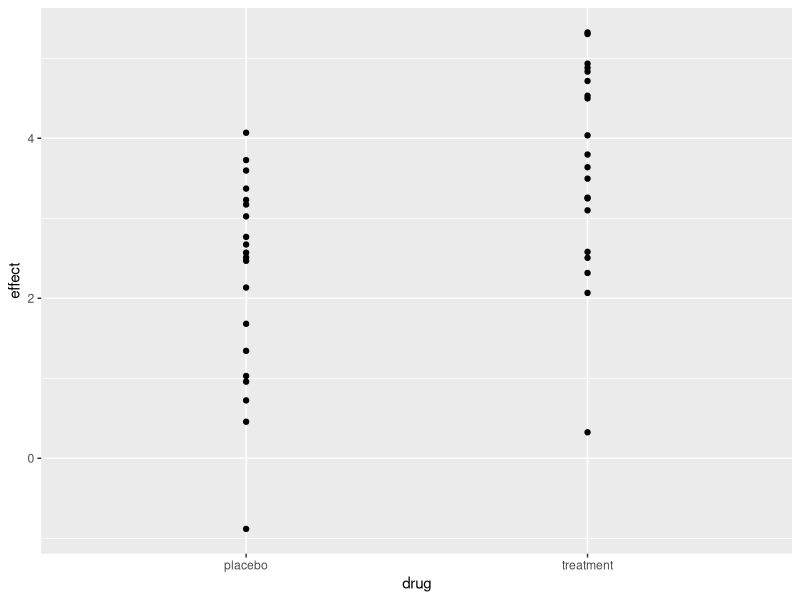
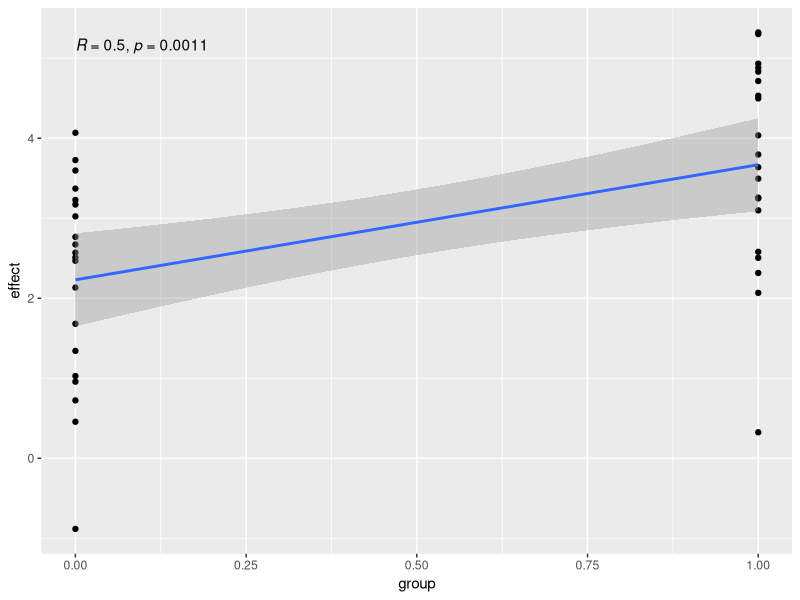

Here is the R script that generated these plots, in order:
## ---- chunk 1
library(tidyverse)
library(rstatix)
library(ggpubr)
## ---- chunk 2
a=rnorm(20,2,1)
b=a+rnorm(20,1.5,.3)

A <- data.frame(placebo=a, treatment=b)
AA <- pivot_longer(data=A, cols=c(placebo, treatment), names_to="drug", values_to="effect") |> 
        mutate(drug=factor(drug, levels=c("placebo", "treatment"))) |> 
        mutate(group=case_when(drug == "placebo" ~ 0, .default=1)) 
## ---- chunk 3
A

AA
## ---- chunk 4
# ggplot(A, aes(a,b)) + 
#   geom_point()

ggplot(AA, aes(drug, effect)) + 
  geom_point()

ggplot(AA, aes(group, effect)) + 
  geom_point() + 
  geom_smooth(method="lm") + 
  #stat_regline_equation() + 
  stat_cor() 
## ---- chunk 5
t.test(A$placebo, A$treatment) |> tidy()
## ---- chunk 6
AA %>% t_test(effect ~ drug)
## ---- chunk 7
AA %>% lm(effect ~ drug, data=.) %>% summary() |> tidy()
